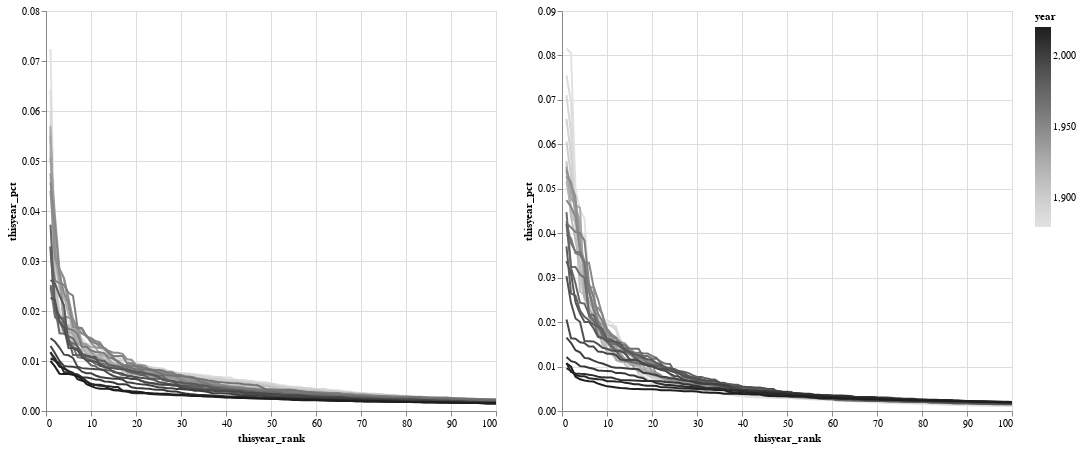

This figure's notebook cell:
### Code cell
#filter data
data = backup.copy()
data = data[data['thisyear_rank'] <= 100]
data = data[data['year'] % 5 == 0]
data_F = data[data['M/F'] == 'F']
data_M = data[data['M/F'] == 'M']

#Create Altair charts for male/female data
chart_F = alt.Chart(data_F).mark_line().encode(
    x='thisyear_rank',
    y='thisyear_pct',
    tooltip=['name', 'M/F', 'year', 'age', 'thisyear_count', 'sum'],
    color='year'
).properties(
    width=450,
    height=400
)
chart_M = alt.Chart(data_M).mark_line().encode(
    x='thisyear_rank',
    y='thisyear_pct',
    tooltip=['name', 'M/F', 'year', 'age', 'thisyear_count', 'sum'],
    color=alt.Color('year', scale=alt.Scale(scheme='greys'))
).properties(
    width=450,
    height=400
)

#display charts
chart_F | chart_M

# ranks need to be cleaned up by gender

### Figure 1 — Vega-Lite specification as saved in the notebook (floating-point values rounded to 4 significant figures; data arrays with more than 128 entries replaced by an {"elided": "..."} marker saying what was removed)
{"config": {"view": {"continuousWidth": 300, "continuousHeight": 300}}, "hconcat": [{"data": {"name": "data-e7ebf0203aef3f03f7d7cf574ea67ac5"}, "mark": {"type": "line"}, "encoding": {"color": {"field": "year", "type": "quantitative"}, "tooltip": [{"field": "name", "type": "nominal"}, {"field": "M/F", "type": "nominal"}, {"field": "year", "type": "quantitative"}, {"field": "age", "type": "quantitative"}, {"field": "thisyear_count", "type": "quantitative"}, {"field": "sum", "type": "quantitative"}], "x": {"field": "thisyear_rank", "type": "quantitative"}, "y": {"field": "thisyear_pct", "type": "quantitative"}}, "height": 400, "width": 450}, {"data": {"name": "data-aaffe3213ee42d5c9a8cb26b7943d739"}, "mark": {"type": "line"}, "encoding": {"color": {"field": "year", "scale": {"scheme": "greys"}, "type": "quantitative"}, "tooltip": [{"field": "name", "type": "nominal"}, {"field": "M/F", "type": "nominal"}, {"field": "year", "type": "quantitative"}, {"field": "age", "type": "quantitative"}, {"field": "thisyear_count", "type": "quantitative"}, {"field": "sum", "type": "quantitative"}], "x": {"field": "thisyear_rank", "type": "quantitative"}, "y": {"field": "thisyear_pct", "type": "quantitative"}}, "height": 400, "width": 450}], "$schema": "https://vega.github.io/schema/vega-lite/v5.16.3.json", "datasets": {"data-e7ebf0203aef3f03f7d7cf574ea67ac5": {"elided": "2900 records"}, "data-aaffe3213ee42d5c9a8cb26b7943d739": {"elided": "2900 records"}}}
